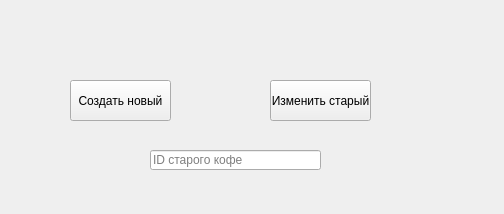
<?xml version="1.0" encoding="UTF-8"?>
<ui version="4.0">
 <class>MainWindow</class>
 <widget class="QMainWindow" name="MainWindow">
  <property name="geometry">
   <rect>
    <x>0</x>
    <y>0</y>
    <width>504</width>
    <height>214</height>
   </rect>
  </property>
  <property name="windowTitle">
   <string>MainWindow</string>
  </property>
  <widget class="QWidget" name="centralwidget">
   <widget class="QPushButton" name="pushButton">
    <property name="geometry">
     <rect>
      <x>70</x>
      <y>80</y>
      <width>101</width>
      <height>41</height>
     </rect>
    </property>
    <property name="text">
     <string>Создать новый</string>
    </property>
   </widget>
   <widget class="QPushButton" name="pushButton_2">
    <property name="geometry">
     <rect>
      <x>270</x>
      <y>80</y>
      <width>101</width>
      <height>41</height>
     </rect>
    </property>
    <property name="text">
     <string>Изменить старый</string>
    </property>
   </widget>
   <widget class="QLineEdit" name="lineEdit">
    <property name="geometry">
     <rect>
      <x>150</x>
      <y>150</y>
      <width>171</width>
      <height>20</height>
     </rect>
    </property>
    <property name="placeholderText">
     <string>ID старого кофе</string>
    </property>
   </widget>
  </widget>
 </widget>
 <resources/>
 <connections/>
</ui>
